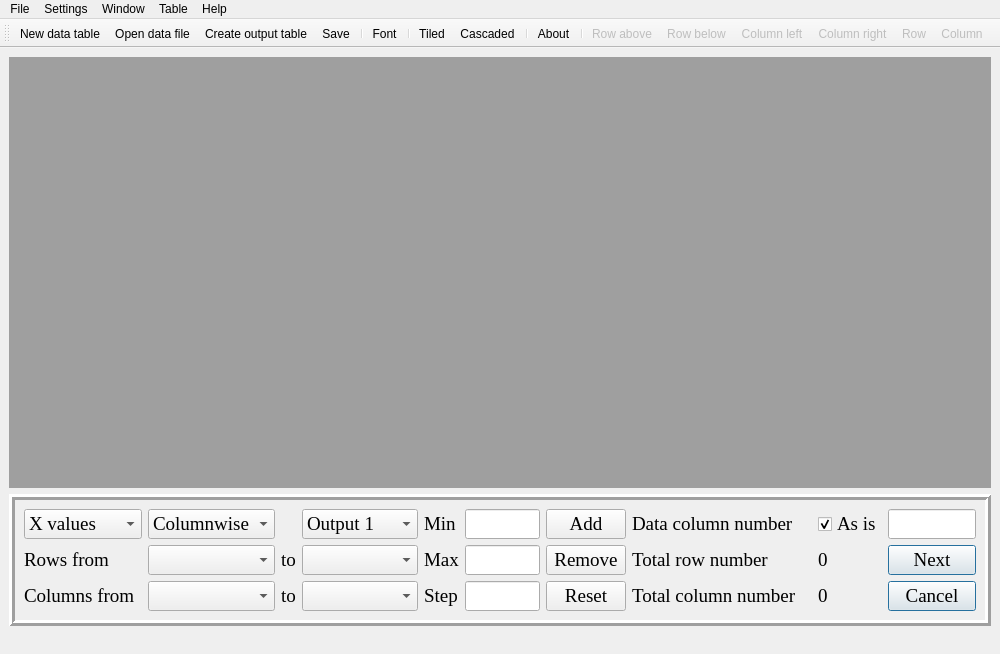
<?xml version="1.0" encoding="UTF-8"?>
<ui version="4.0">
 <class>MainWindow</class>
 <widget class="QMainWindow" name="MainWindow">
  <property name="geometry">
   <rect>
    <x>0</x>
    <y>0</y>
    <width>1000</width>
    <height>654</height>
   </rect>
  </property>
  <property name="sizePolicy">
   <sizepolicy hsizetype="Minimum" vsizetype="Preferred">
    <horstretch>0</horstretch>
    <verstretch>0</verstretch>
   </sizepolicy>
  </property>
  <property name="minimumSize">
   <size>
    <width>1000</width>
    <height>0</height>
   </size>
  </property>
  <property name="windowTitle">
   <string>DataPlot 0.1</string>
  </property>
  <property name="autoFillBackground">
   <bool>true</bool>
  </property>
  <property name="locale">
   <locale language="English" country="UnitedStates"/>
  </property>
  <widget class="QWidget" name="centralwidget">
   <property name="styleSheet">
    <string notr="true"/>
   </property>
   <layout class="QVBoxLayout" name="verticalLayout_2">
    <item>
     <layout class="QVBoxLayout" name="verticalLayout">
      <property name="sizeConstraint">
       <enum>QLayout::SetMaximumSize</enum>
      </property>
      <item>
       <widget class="QMdiArea" name="mdiArea">
        <property name="sizePolicy">
         <sizepolicy hsizetype="Expanding" vsizetype="Expanding">
          <horstretch>1</horstretch>
          <verstretch>1</verstretch>
         </sizepolicy>
        </property>
        <property name="minimumSize">
         <size>
          <width>0</width>
          <height>300</height>
         </size>
        </property>
        <property name="verticalScrollBarPolicy">
         <enum>Qt::ScrollBarAsNeeded</enum>
        </property>
        <property name="horizontalScrollBarPolicy">
         <enum>Qt::ScrollBarAsNeeded</enum>
        </property>
        <property name="sizeAdjustPolicy">
         <enum>QAbstractScrollArea::AdjustIgnored</enum>
        </property>
        <property name="documentMode">
         <bool>true</bool>
        </property>
        <property name="tabsClosable">
         <bool>true</bool>
        </property>
        <property name="tabsMovable">
         <bool>true</bool>
        </property>
       </widget>
      </item>
      <item>
       <widget class="QFrame" name="ControlPanel">
        <property name="sizePolicy">
         <sizepolicy hsizetype="Expanding" vsizetype="Expanding">
          <horstretch>0</horstretch>
          <verstretch>0</verstretch>
         </sizepolicy>
        </property>
        <property name="minimumSize">
         <size>
          <width>430</width>
          <height>120</height>
         </size>
        </property>
        <property name="frameShape">
         <enum>QFrame::Box</enum>
        </property>
        <property name="frameShadow">
         <enum>QFrame::Raised</enum>
        </property>
        <property name="lineWidth">
         <number>3</number>
        </property>
        <layout class="QGridLayout" name="gridLayout_2">
         <item row="0" column="0">
          <widget class="QComboBox" name="combo_Values">
           <property name="sizePolicy">
            <sizepolicy hsizetype="Preferred" vsizetype="Preferred">
             <horstretch>0</horstretch>
             <verstretch>0</verstretch>
            </sizepolicy>
           </property>
           <property name="font">
            <font>
             <family>Times New Roman</family>
             <pointsize>14</pointsize>
            </font>
           </property>
           <item>
            <property name="text">
             <string>X values</string>
            </property>
           </item>
           <item>
            <property name="text">
             <string>Y values</string>
            </property>
           </item>
           <item>
            <property name="text">
             <string>S values</string>
            </property>
           </item>
           <item>
            <property name="text">
             <string>Data values</string>
            </property>
           </item>
          </widget>
         </item>
         <item row="0" column="1">
          <widget class="QComboBox" name="combo_Wise">
           <property name="sizePolicy">
            <sizepolicy hsizetype="Expanding" vsizetype="Preferred">
             <horstretch>0</horstretch>
             <verstretch>0</verstretch>
            </sizepolicy>
           </property>
           <property name="font">
            <font>
             <family>Times New Roman</family>
             <pointsize>14</pointsize>
            </font>
           </property>
           <item>
            <property name="text">
             <string>Columnwise</string>
            </property>
           </item>
           <item>
            <property name="text">
             <string>Rowwise</string>
            </property>
           </item>
          </widget>
         </item>
         <item row="0" column="3">
          <widget class="QComboBox" name="combo_Output">
           <property name="sizePolicy">
            <sizepolicy hsizetype="Expanding" vsizetype="Preferred">
             <horstretch>0</horstretch>
             <verstretch>0</verstretch>
            </sizepolicy>
           </property>
           <property name="font">
            <font>
             <family>Times New Roman</family>
             <pointsize>14</pointsize>
            </font>
           </property>
           <item>
            <property name="text">
             <string>Output 1</string>
            </property>
           </item>
          </widget>
         </item>
         <item row="0" column="4">
          <widget class="QLabel" name="label_Min">
           <property name="sizePolicy">
            <sizepolicy hsizetype="Fixed" vsizetype="Fixed">
             <horstretch>0</horstretch>
             <verstretch>0</verstretch>
            </sizepolicy>
           </property>
           <property name="font">
            <font>
             <family>Times New Roman</family>
             <pointsize>14</pointsize>
            </font>
           </property>
           <property name="text">
            <string>&lt;html&gt;&lt;head/&gt;&lt;body&gt;&lt;p&gt;Min&lt;/p&gt;&lt;/body&gt;&lt;/html&gt;</string>
           </property>
          </widget>
         </item>
         <item row="0" column="5">
          <widget class="QLineEdit" name="line_Min">
           <property name="sizePolicy">
            <sizepolicy hsizetype="Expanding" vsizetype="Preferred">
             <horstretch>2</horstretch>
             <verstretch>0</verstretch>
            </sizepolicy>
           </property>
           <property name="minimumSize">
            <size>
             <width>75</width>
             <height>0</height>
            </size>
           </property>
           <property name="font">
            <font>
             <family>Times New Roman</family>
             <pointsize>14</pointsize>
            </font>
           </property>
           <property name="text">
            <string/>
           </property>
          </widget>
         </item>
         <item row="0" column="6">
          <widget class="QPushButton" name="push_Add">
           <property name="sizePolicy">
            <sizepolicy hsizetype="Preferred" vsizetype="Preferred">
             <horstretch>0</horstretch>
             <verstretch>0</verstretch>
            </sizepolicy>
           </property>
           <property name="font">
            <font>
             <family>Times New Roman</family>
             <pointsize>14</pointsize>
            </font>
           </property>
           <property name="text">
            <string>Add</string>
           </property>
          </widget>
         </item>
         <item row="0" column="7">
          <widget class="QLabel" name="label_Data">
           <property name="sizePolicy">
            <sizepolicy hsizetype="Preferred" vsizetype="Preferred">
             <horstretch>0</horstretch>
             <verstretch>0</verstretch>
            </sizepolicy>
           </property>
           <property name="font">
            <font>
             <family>Times New Roman</family>
             <pointsize>14</pointsize>
            </font>
           </property>
           <property name="text">
            <string>&lt;html&gt;&lt;head/&gt;&lt;body&gt;&lt;p&gt;&lt;span style=&quot; font-size:14pt;&quot;&gt;Data column number&lt;/span&gt;&lt;/p&gt;&lt;/body&gt;&lt;/html&gt;</string>
           </property>
          </widget>
         </item>
         <item row="0" column="8">
          <widget class="QCheckBox" name="check_Data">
           <property name="sizePolicy">
            <sizepolicy hsizetype="Expanding" vsizetype="Preferred">
             <horstretch>0</horstretch>
             <verstretch>0</verstretch>
            </sizepolicy>
           </property>
           <property name="font">
            <font>
             <family>Times New Roman</family>
             <pointsize>14</pointsize>
            </font>
           </property>
           <property name="text">
            <string>As is</string>
           </property>
           <property name="checked">
            <bool>true</bool>
           </property>
          </widget>
         </item>
         <item row="0" column="9">
          <widget class="QLineEdit" name="line_DataCols">
           <property name="enabled">
            <bool>true</bool>
           </property>
           <property name="sizePolicy">
            <sizepolicy hsizetype="Fixed" vsizetype="Preferred">
             <horstretch>0</horstretch>
             <verstretch>0</verstretch>
            </sizepolicy>
           </property>
           <property name="minimumSize">
            <size>
             <width>75</width>
             <height>0</height>
            </size>
           </property>
           <property name="font">
            <font>
             <family>Times New Roman</family>
             <pointsize>14</pointsize>
            </font>
           </property>
           <property name="readOnly">
            <bool>false</bool>
           </property>
          </widget>
         </item>
         <item row="1" column="0">
          <widget class="QLabel" name="label_RowFrom">
           <property name="sizePolicy">
            <sizepolicy hsizetype="Preferred" vsizetype="Preferred">
             <horstretch>0</horstretch>
             <verstretch>0</verstretch>
            </sizepolicy>
           </property>
           <property name="font">
            <font>
             <family>Times New Roman</family>
             <pointsize>14</pointsize>
            </font>
           </property>
           <property name="text">
            <string>Rows from</string>
           </property>
          </widget>
         </item>
         <item row="1" column="1">
          <widget class="QComboBox" name="combo_RowFrom">
           <property name="sizePolicy">
            <sizepolicy hsizetype="Expanding" vsizetype="Preferred">
             <horstretch>0</horstretch>
             <verstretch>0</verstretch>
            </sizepolicy>
           </property>
           <property name="font">
            <font>
             <family>Times New Roman</family>
             <pointsize>14</pointsize>
            </font>
           </property>
          </widget>
         </item>
         <item row="1" column="2">
          <widget class="QLabel" name="label_RowTo">
           <property name="sizePolicy">
            <sizepolicy hsizetype="Preferred" vsizetype="Preferred">
             <horstretch>0</horstretch>
             <verstretch>0</verstretch>
            </sizepolicy>
           </property>
           <property name="font">
            <font>
             <family>Times New Roman</family>
             <pointsize>14</pointsize>
            </font>
           </property>
           <property name="text">
            <string>to</string>
           </property>
          </widget>
         </item>
         <item row="1" column="3">
          <widget class="QComboBox" name="combo_RowTo">
           <property name="sizePolicy">
            <sizepolicy hsizetype="Expanding" vsizetype="Preferred">
             <horstretch>0</horstretch>
             <verstretch>0</verstretch>
            </sizepolicy>
           </property>
           <property name="minimumSize">
            <size>
             <width>116</width>
             <height>0</height>
            </size>
           </property>
           <property name="font">
            <font>
             <family>Times New Roman</family>
             <pointsize>14</pointsize>
            </font>
           </property>
           <property name="currentIndex">
            <number>0</number>
           </property>
           <item>
            <property name="text">
             <string/>
            </property>
           </item>
           <item>
            <property name="text">
             <string/>
            </property>
           </item>
          </widget>
         </item>
         <item row="1" column="4">
          <widget class="QLabel" name="label_Max">
           <property name="sizePolicy">
            <sizepolicy hsizetype="Fixed" vsizetype="Fixed">
             <horstretch>0</horstretch>
             <verstretch>0</verstretch>
            </sizepolicy>
           </property>
           <property name="font">
            <font>
             <family>Times New Roman</family>
             <pointsize>14</pointsize>
            </font>
           </property>
           <property name="text">
            <string>&lt;html&gt;&lt;head/&gt;&lt;body&gt;&lt;p&gt;Max&lt;/p&gt;&lt;/body&gt;&lt;/html&gt;</string>
           </property>
          </widget>
         </item>
         <item row="1" column="5">
          <widget class="QLineEdit" name="line_Max">
           <property name="sizePolicy">
            <sizepolicy hsizetype="Preferred" vsizetype="Preferred">
             <horstretch>0</horstretch>
             <verstretch>0</verstretch>
            </sizepolicy>
           </property>
           <property name="minimumSize">
            <size>
             <width>75</width>
             <height>0</height>
            </size>
           </property>
           <property name="font">
            <font>
             <family>Times New Roman</family>
             <pointsize>14</pointsize>
            </font>
           </property>
          </widget>
         </item>
         <item row="1" column="6">
          <widget class="QPushButton" name="push_Remove">
           <property name="sizePolicy">
            <sizepolicy hsizetype="Preferred" vsizetype="Preferred">
             <horstretch>0</horstretch>
             <verstretch>0</verstretch>
            </sizepolicy>
           </property>
           <property name="minimumSize">
            <size>
             <width>0</width>
             <height>0</height>
            </size>
           </property>
           <property name="font">
            <font>
             <family>Times New Roman</family>
             <pointsize>14</pointsize>
            </font>
           </property>
           <property name="text">
            <string>Remove</string>
           </property>
          </widget>
         </item>
         <item row="1" column="7">
          <widget class="QLabel" name="label_TotalRows">
           <property name="sizePolicy">
            <sizepolicy hsizetype="Preferred" vsizetype="Preferred">
             <horstretch>0</horstretch>
             <verstretch>0</verstretch>
            </sizepolicy>
           </property>
           <property name="font">
            <font>
             <family>Times New Roman</family>
             <pointsize>14</pointsize>
            </font>
           </property>
           <property name="text">
            <string>&lt;html&gt;&lt;head/&gt;&lt;body&gt;&lt;p&gt;Total row number&lt;/p&gt;&lt;/body&gt;&lt;/html&gt;</string>
           </property>
          </widget>
         </item>
         <item row="1" column="8">
          <widget class="QLabel" name="label_TotalRowValue">
           <property name="sizePolicy">
            <sizepolicy hsizetype="Expanding" vsizetype="Preferred">
             <horstretch>0</horstretch>
             <verstretch>0</verstretch>
            </sizepolicy>
           </property>
           <property name="font">
            <font>
             <family>Times New Roman</family>
             <pointsize>14</pointsize>
            </font>
           </property>
           <property name="text">
            <string>&lt;html&gt;&lt;head/&gt;&lt;body&gt;&lt;p&gt;0&lt;/p&gt;&lt;/body&gt;&lt;/html&gt;</string>
           </property>
          </widget>
         </item>
         <item row="1" column="9">
          <widget class="QPushButton" name="push_Next">
           <property name="sizePolicy">
            <sizepolicy hsizetype="Minimum" vsizetype="Preferred">
             <horstretch>0</horstretch>
             <verstretch>0</verstretch>
            </sizepolicy>
           </property>
           <property name="minimumSize">
            <size>
             <width>82</width>
             <height>0</height>
            </size>
           </property>
           <property name="font">
            <font>
             <family>Times New Roman</family>
             <pointsize>14</pointsize>
            </font>
           </property>
           <property name="text">
            <string>Next</string>
           </property>
           <property name="autoDefault">
            <bool>false</bool>
           </property>
           <property name="default">
            <bool>true</bool>
           </property>
           <property name="flat">
            <bool>false</bool>
           </property>
          </widget>
         </item>
         <item row="2" column="0">
          <widget class="QLabel" name="label_ColFrom">
           <property name="sizePolicy">
            <sizepolicy hsizetype="Fixed" vsizetype="Preferred">
             <horstretch>0</horstretch>
             <verstretch>0</verstretch>
            </sizepolicy>
           </property>
           <property name="font">
            <font>
             <family>Times New Roman</family>
             <pointsize>14</pointsize>
            </font>
           </property>
           <property name="text">
            <string>&lt;html&gt;&lt;head/&gt;&lt;body&gt;&lt;p&gt;Columns from&lt;/p&gt;&lt;/body&gt;&lt;/html&gt;</string>
           </property>
          </widget>
         </item>
         <item row="2" column="1">
          <widget class="QComboBox" name="combo_ColFrom">
           <property name="sizePolicy">
            <sizepolicy hsizetype="Expanding" vsizetype="Preferred">
             <horstretch>0</horstretch>
             <verstretch>0</verstretch>
            </sizepolicy>
           </property>
           <property name="font">
            <font>
             <family>Times New Roman</family>
             <pointsize>14</pointsize>
            </font>
           </property>
          </widget>
         </item>
         <item row="2" column="2">
          <widget class="QLabel" name="label_ColTo">
           <property name="sizePolicy">
            <sizepolicy hsizetype="Preferred" vsizetype="Fixed">
             <horstretch>0</horstretch>
             <verstretch>0</verstretch>
            </sizepolicy>
           </property>
           <property name="font">
            <font>
             <family>Times New Roman</family>
             <pointsize>14</pointsize>
            </font>
           </property>
           <property name="text">
            <string>&lt;html&gt;&lt;head/&gt;&lt;body&gt;&lt;p&gt;to&lt;/p&gt;&lt;/body&gt;&lt;/html&gt;</string>
           </property>
          </widget>
         </item>
         <item row="2" column="3">
          <widget class="QComboBox" name="combo_ColTo">
           <property name="sizePolicy">
            <sizepolicy hsizetype="Expanding" vsizetype="Preferred">
             <horstretch>0</horstretch>
             <verstretch>0</verstretch>
            </sizepolicy>
           </property>
           <property name="minimumSize">
            <size>
             <width>116</width>
             <height>0</height>
            </size>
           </property>
           <property name="font">
            <font>
             <family>Times New Roman</family>
             <pointsize>14</pointsize>
            </font>
           </property>
          </widget>
         </item>
         <item row="2" column="4">
          <widget class="QLabel" name="label_Step">
           <property name="sizePolicy">
            <sizepolicy hsizetype="Fixed" vsizetype="Fixed">
             <horstretch>0</horstretch>
             <verstretch>0</verstretch>
            </sizepolicy>
           </property>
           <property name="font">
            <font>
             <family>Times New Roman</family>
             <pointsize>14</pointsize>
            </font>
           </property>
           <property name="text">
            <string>&lt;html&gt;&lt;head/&gt;&lt;body&gt;&lt;p&gt;Step&lt;/p&gt;&lt;/body&gt;&lt;/html&gt;</string>
           </property>
          </widget>
         </item>
         <item row="2" column="5">
          <widget class="QLineEdit" name="line_Step">
           <property name="sizePolicy">
            <sizepolicy hsizetype="Preferred" vsizetype="Preferred">
             <horstretch>0</horstretch>
             <verstretch>0</verstretch>
            </sizepolicy>
           </property>
           <property name="minimumSize">
            <size>
             <width>75</width>
             <height>0</height>
            </size>
           </property>
           <property name="font">
            <font>
             <family>Times New Roman</family>
             <pointsize>14</pointsize>
            </font>
           </property>
          </widget>
         </item>
         <item row="2" column="6">
          <widget class="QPushButton" name="push_Reset">
           <property name="sizePolicy">
            <sizepolicy hsizetype="Preferred" vsizetype="Preferred">
             <horstretch>0</horstretch>
             <verstretch>0</verstretch>
            </sizepolicy>
           </property>
           <property name="minimumSize">
            <size>
             <width>0</width>
             <height>0</height>
            </size>
           </property>
           <property name="font">
            <font>
             <family>Times New Roman</family>
             <pointsize>14</pointsize>
            </font>
           </property>
           <property name="text">
            <string>Reset</string>
           </property>
          </widget>
         </item>
         <item row="2" column="7">
          <widget class="QLabel" name="label_TotalColumns">
           <property name="sizePolicy">
            <sizepolicy hsizetype="Preferred" vsizetype="Preferred">
             <horstretch>0</horstretch>
             <verstretch>0</verstretch>
            </sizepolicy>
           </property>
           <property name="minimumSize">
            <size>
             <width>180</width>
             <height>0</height>
            </size>
           </property>
           <property name="font">
            <font>
             <family>Times New Roman</family>
             <pointsize>14</pointsize>
            </font>
           </property>
           <property name="text">
            <string>&lt;html&gt;&lt;head/&gt;&lt;body&gt;&lt;p&gt;Total column number&lt;/p&gt;&lt;/body&gt;&lt;/html&gt;</string>
           </property>
          </widget>
         </item>
         <item row="2" column="8">
          <widget class="QLabel" name="label_TotalColumnValue">
           <property name="sizePolicy">
            <sizepolicy hsizetype="Expanding" vsizetype="Preferred">
             <horstretch>0</horstretch>
             <verstretch>0</verstretch>
            </sizepolicy>
           </property>
           <property name="font">
            <font>
             <family>Times New Roman</family>
             <pointsize>14</pointsize>
            </font>
           </property>
           <property name="text">
            <string>&lt;html&gt;&lt;head/&gt;&lt;body&gt;&lt;p&gt;0&lt;/p&gt;&lt;/body&gt;&lt;/html&gt;</string>
           </property>
          </widget>
         </item>
         <item row="2" column="9">
          <widget class="QPushButton" name="push_Cancel">
           <property name="sizePolicy">
            <sizepolicy hsizetype="Minimum" vsizetype="Preferred">
             <horstretch>0</horstretch>
             <verstretch>0</verstretch>
            </sizepolicy>
           </property>
           <property name="minimumSize">
            <size>
             <width>82</width>
             <height>0</height>
            </size>
           </property>
           <property name="font">
            <font>
             <family>Times New Roman</family>
             <pointsize>14</pointsize>
             <weight>50</weight>
             <bold>false</bold>
             <strikeout>false</strikeout>
            </font>
           </property>
           <property name="text">
            <string>Cancel</string>
           </property>
           <property name="default">
            <bool>true</bool>
           </property>
          </widget>
         </item>
        </layout>
       </widget>
      </item>
     </layout>
    </item>
   </layout>
  </widget>
  <widget class="QStatusBar" name="statusbar">
   <property name="mouseTracking">
    <bool>true</bool>
   </property>
   <property name="autoFillBackground">
    <bool>true</bool>
   </property>
   <property name="sizeGripEnabled">
    <bool>false</bool>
   </property>
  </widget>
  <widget class="QToolBar" name="toolBar">
   <property name="enabled">
    <bool>true</bool>
   </property>
   <property name="windowTitle">
    <string>toolBar</string>
   </property>
   <property name="orientation">
    <enum>Qt::Horizontal</enum>
   </property>
   <property name="toolButtonStyle">
    <enum>Qt::ToolButtonIconOnly</enum>
   </property>
   <attribute name="toolBarArea">
    <enum>TopToolBarArea</enum>
   </attribute>
   <attribute name="toolBarBreak">
    <bool>false</bool>
   </attribute>
   <addaction name="action_New"/>
   <addaction name="action_Open"/>
   <addaction name="action_Output"/>
   <addaction name="action_Save"/>
   <addaction name="separator"/>
   <addaction name="action_Font"/>
   <addaction name="separator"/>
   <addaction name="action_Tiled"/>
   <addaction name="action_Cascaded"/>
   <addaction name="separator"/>
   <addaction name="action_About"/>
   <addaction name="separator"/>
   <addaction name="action_RowAbove"/>
   <addaction name="action_RowBelow"/>
   <addaction name="action_ColumnLeft"/>
   <addaction name="action_ColumnRight"/>
   <addaction name="action_Row"/>
   <addaction name="action_Column"/>
  </widget>
  <widget class="QMenuBar" name="menubar">
   <property name="geometry">
    <rect>
     <x>0</x>
     <y>0</y>
     <width>1000</width>
     <height>21</height>
    </rect>
   </property>
   <property name="autoFillBackground">
    <bool>true</bool>
   </property>
   <widget class="QMenu" name="menu_File">
    <property name="title">
     <string>File</string>
    </property>
    <addaction name="action_New"/>
    <addaction name="action_Open"/>
    <addaction name="action_Output"/>
    <addaction name="action_Save"/>
    <addaction name="action_Exit"/>
   </widget>
   <widget class="QMenu" name="menu_Settings">
    <property name="title">
     <string>Settings</string>
    </property>
    <widget class="QMenu" name="menu_Themes">
     <property name="title">
      <string>Themes</string>
     </property>
     <property name="icon">
      <iconset>
       <normaloff>New_Icons/themes.png</normaloff>New_Icons/themes.png</iconset>
     </property>
     <addaction name="action_Default"/>
     <addaction name="action_Adaptic"/>
     <addaction name="action_Combinear"/>
     <addaction name="action_Darkeum"/>
     <addaction name="action_Diplaytap"/>
     <addaction name="action_EasyCode"/>
     <addaction name="action_Fibers"/>
     <addaction name="action_Irrorater"/>
     <addaction name="action_Perstfic"/>
    </widget>
    <addaction name="action_Font"/>
    <addaction name="menu_Themes"/>
   </widget>
   <widget class="QMenu" name="menu_Help">
    <property name="title">
     <string>Help</string>
    </property>
    <addaction name="action_About"/>
   </widget>
   <widget class="QMenu" name="menu_Window">
    <property name="title">
     <string>Window</string>
    </property>
    <addaction name="action_Tiled"/>
    <addaction name="action_Cascaded"/>
   </widget>
   <widget class="QMenu" name="menu_Table">
    <property name="enabled">
     <bool>true</bool>
    </property>
    <property name="title">
     <string>Table</string>
    </property>
    <widget class="QMenu" name="menu_Add">
     <property name="enabled">
      <bool>false</bool>
     </property>
     <property name="title">
      <string>Add</string>
     </property>
     <property name="icon">
      <iconset>
       <normaloff>New_Icons/add-2.png</normaloff>New_Icons/add-2.png</iconset>
     </property>
     <addaction name="action_RowAbove"/>
     <addaction name="action_RowBelow"/>
     <addaction name="action_ColumnLeft"/>
     <addaction name="action_ColumnRight"/>
    </widget>
    <widget class="QMenu" name="menu_Remove">
     <property name="enabled">
      <bool>false</bool>
     </property>
     <property name="title">
      <string>Remove</string>
     </property>
     <property name="icon">
      <iconset>
       <normaloff>New_Icons/delete.png</normaloff>New_Icons/delete.png</iconset>
     </property>
     <addaction name="action_Row"/>
     <addaction name="action_Column"/>
    </widget>
    <addaction name="menu_Add"/>
    <addaction name="menu_Remove"/>
   </widget>
   <addaction name="menu_File"/>
   <addaction name="menu_Settings"/>
   <addaction name="menu_Window"/>
   <addaction name="menu_Table"/>
   <addaction name="menu_Help"/>
  </widget>
  <action name="action_Open">
   <property name="icon">
    <iconset>
     <normaloff>New_Icons/text-doc.png</normaloff>New_Icons/text-doc.png</iconset>
   </property>
   <property name="text">
    <string>&amp;Open data file...</string>
   </property>
   <property name="shortcut">
    <string>Ctrl+O</string>
   </property>
  </action>
  <action name="action_About">
   <property name="icon">
    <iconset>
     <normaloff>New_Icons/info.png</normaloff>New_Icons/info.png</iconset>
   </property>
   <property name="text">
    <string>&amp;About...</string>
   </property>
  </action>
  <action name="actionExcel">
   <property name="icon">
    <iconset>
     <normaloff>New_Icons/excel.png</normaloff>New_Icons/excel.png</iconset>
   </property>
   <property name="text">
    <string>&amp;Excel file...</string>
   </property>
   <property name="toolTip">
    <string>Import Excel file</string>
   </property>
  </action>
  <action name="action_Save">
   <property name="icon">
    <iconset>
     <normaloff>New_Icons/diskette.png</normaloff>New_Icons/diskette.png</iconset>
   </property>
   <property name="text">
    <string>&amp;Save...</string>
   </property>
   <property name="toolTip">
    <string>Save data </string>
   </property>
   <property name="shortcut">
    <string>Ctrl+S</string>
   </property>
  </action>
  <action name="action_Exit">
   <property name="icon">
    <iconset>
     <normaloff>New_Icons/exit.png</normaloff>New_Icons/exit.png</iconset>
   </property>
   <property name="text">
    <string>&amp;Exit</string>
   </property>
   <property name="shortcut">
    <string>Ctrl+Q</string>
   </property>
  </action>
  <action name="actionBinary_file">
   <property name="icon">
    <iconset>
     <normaloff>New_Icons/binary-code.png</normaloff>New_Icons/binary-code.png</iconset>
   </property>
   <property name="text">
    <string>&amp;Looped data file...</string>
   </property>
   <property name="toolTip">
    <string>Import Looped data file</string>
   </property>
  </action>
  <action name="actionHDF5">
   <property name="icon">
    <iconset>
     <normaloff>New_Icons/hierarchy_diagram.png</normaloff>New_Icons/hierarchy_diagram.png</iconset>
   </property>
   <property name="text">
    <string>&amp;HDF5 file...</string>
   </property>
   <property name="toolTip">
    <string>Import HDF5 file</string>
   </property>
  </action>
  <action name="action_Tiled">
   <property name="checkable">
    <bool>true</bool>
   </property>
   <property name="icon">
    <iconset>
     <normaloff>New_Icons/tiles.png</normaloff>New_Icons/tiles.png</iconset>
   </property>
   <property name="text">
    <string>Tiled</string>
   </property>
  </action>
  <action name="action_Cascaded">
   <property name="checkable">
    <bool>true</bool>
   </property>
   <property name="icon">
    <iconset>
     <normaloff>New_Icons/cascaded.png</normaloff>New_Icons/cascaded.png</iconset>
   </property>
   <property name="text">
    <string>Cascaded</string>
   </property>
  </action>
  <action name="action_Font">
   <property name="icon">
    <iconset>
     <normaloff>New_Icons/Font-ico.png</normaloff>New_Icons/Font-ico.png</iconset>
   </property>
   <property name="text">
    <string>Font...</string>
   </property>
  </action>
  <action name="action_Default">
   <property name="checkable">
    <bool>true</bool>
   </property>
   <property name="text">
    <string>Default</string>
   </property>
  </action>
  <action name="action_Adaptic">
   <property name="checkable">
    <bool>true</bool>
   </property>
   <property name="text">
    <string>Adaptic</string>
   </property>
  </action>
  <action name="action_Combinear">
   <property name="checkable">
    <bool>true</bool>
   </property>
   <property name="text">
    <string>Combinear</string>
   </property>
  </action>
  <action name="action_Darkeum">
   <property name="checkable">
    <bool>true</bool>
   </property>
   <property name="text">
    <string>Darkeum</string>
   </property>
  </action>
  <action name="action_Diplaytap">
   <property name="checkable">
    <bool>true</bool>
   </property>
   <property name="text">
    <string>Diplaytap</string>
   </property>
  </action>
  <action name="action_EasyCode">
   <property name="checkable">
    <bool>true</bool>
   </property>
   <property name="text">
    <string>EasyCode</string>
   </property>
  </action>
  <action name="action_Fibers">
   <property name="checkable">
    <bool>true</bool>
   </property>
   <property name="text">
    <string>Fibers</string>
   </property>
  </action>
  <action name="action_Irrorater">
   <property name="checkable">
    <bool>true</bool>
   </property>
   <property name="text">
    <string>Irrorater</string>
   </property>
  </action>
  <action name="action_Perstfic">
   <property name="checkable">
    <bool>true</bool>
   </property>
   <property name="text">
    <string>Perstfic</string>
   </property>
  </action>
  <action name="action_New">
   <property name="icon">
    <iconset>
     <normaloff>New_Icons/add-file.png</normaloff>New_Icons/add-file.png</iconset>
   </property>
   <property name="text">
    <string>New data table...</string>
   </property>
   <property name="shortcut">
    <string>Ctrl+N</string>
   </property>
  </action>
  <action name="action_RowAbove">
   <property name="enabled">
    <bool>false</bool>
   </property>
   <property name="icon">
    <iconset>
     <normaloff>New_Icons/insert_row_above.png</normaloff>New_Icons/insert_row_above.png</iconset>
   </property>
   <property name="text">
    <string>Row above</string>
   </property>
  </action>
  <action name="action_RowBelow">
   <property name="enabled">
    <bool>false</bool>
   </property>
   <property name="icon">
    <iconset>
     <normaloff>New_Icons/insert_row_below.png</normaloff>New_Icons/insert_row_below.png</iconset>
   </property>
   <property name="text">
    <string>Row below</string>
   </property>
  </action>
  <action name="action_ColumnLeft">
   <property name="enabled">
    <bool>false</bool>
   </property>
   <property name="icon">
    <iconset>
     <normaloff>New_Icons/insert_column_left.png</normaloff>New_Icons/insert_column_left.png</iconset>
   </property>
   <property name="text">
    <string>Column left</string>
   </property>
  </action>
  <action name="action_ColumnRight">
   <property name="enabled">
    <bool>false</bool>
   </property>
   <property name="icon">
    <iconset>
     <normaloff>New_Icons/insert_column_right.png</normaloff>New_Icons/insert_column_right.png</iconset>
   </property>
   <property name="text">
    <string>Column right</string>
   </property>
  </action>
  <action name="action_Row">
   <property name="enabled">
    <bool>false</bool>
   </property>
   <property name="icon">
    <iconset>
     <normaloff>New_Icons/delete_row.png</normaloff>New_Icons/delete_row.png</iconset>
   </property>
   <property name="text">
    <string>Row</string>
   </property>
  </action>
  <action name="action_Column">
   <property name="enabled">
    <bool>false</bool>
   </property>
   <property name="icon">
    <iconset>
     <normaloff>New_Icons/delete_column.png</normaloff>New_Icons/delete_column.png</iconset>
   </property>
   <property name="text">
    <string>Column</string>
   </property>
  </action>
  <action name="action_Output">
   <property name="icon">
    <iconset>
     <normaloff>New_Icons/output.png</normaloff>New_Icons/output.png</iconset>
   </property>
   <property name="text">
    <string>Create output table...</string>
   </property>
  </action>
 </widget>
 <resources/>
 <connections/>
</ui>
